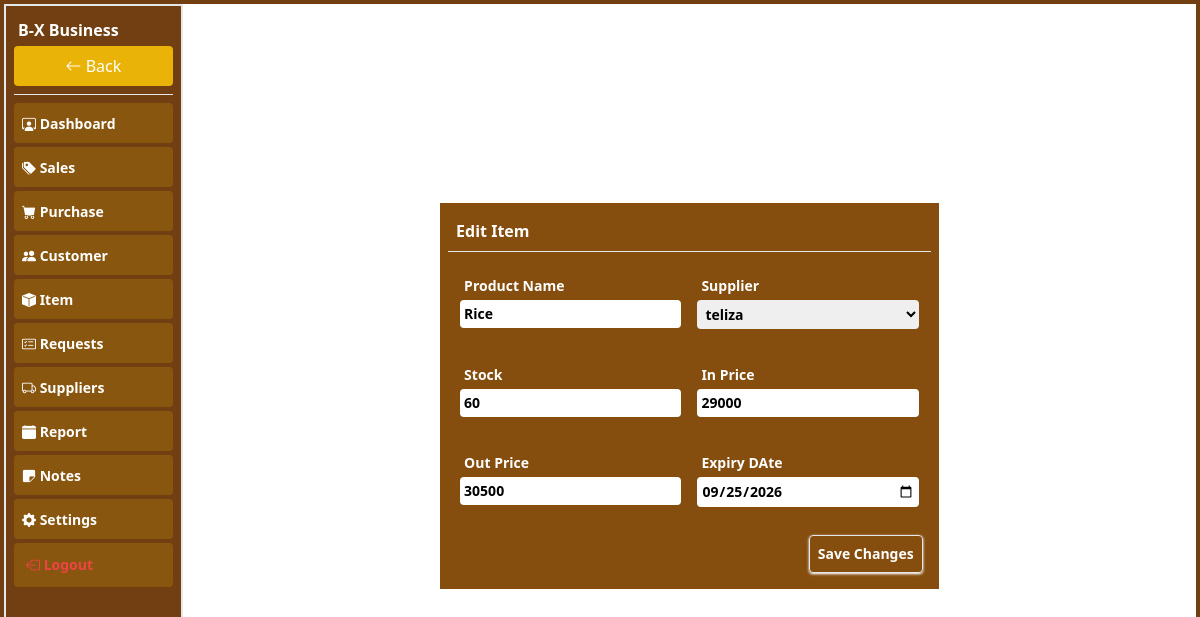
Before: /pages/edit_item?item=3 (signed in) with the older database file.
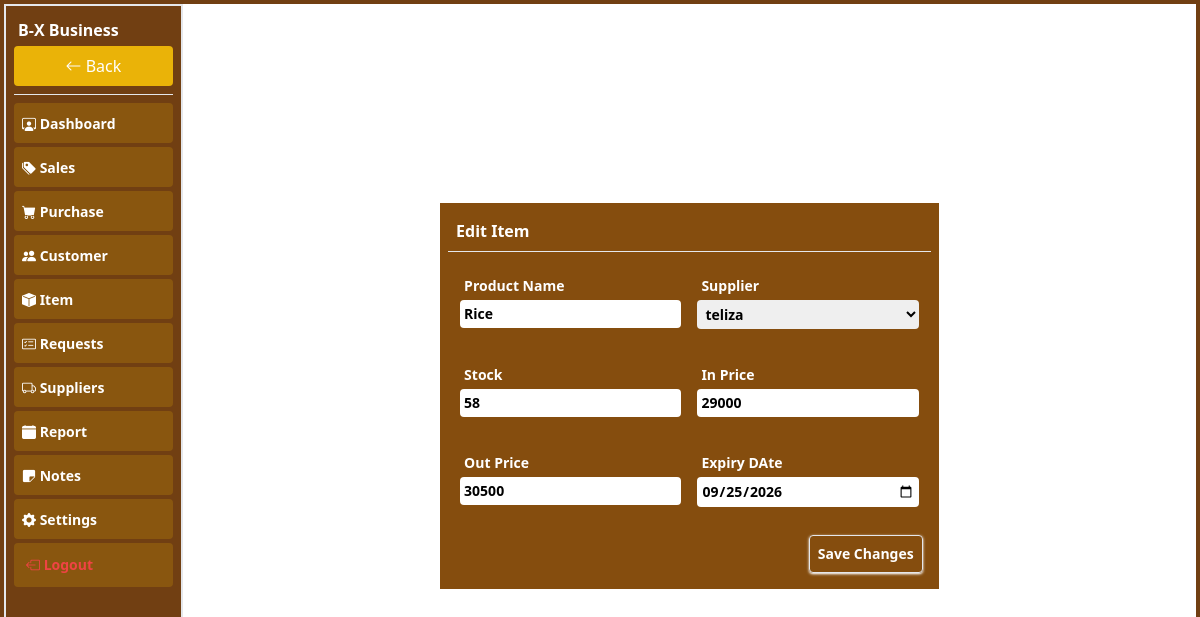
After: the same page with the newer database file.
### tables this page shows
CREATE TABLE `item` (
  `id` int(11) NOT NULL,
  `item_name` text NOT NULL,
  `in_price` double NOT NULL,
  `out_price` double NOT NULL,
  `quantity` double NOT NULL,
  `item_supliyer` int(11) NOT NULL,
  `reg_date` datetime NOT NULL DEFAULT current_timestamp(),
  `pcs` double NOT NULL DEFAULT 1,
  `business` int(11) NOT NULL,
  `expiry_date` date DEFAULT NULL,
  `profit` double NOT NULL
);

### pages/edit_item.php (the view, shortened to what this page needs)
<?php
include("connection.php");
$business =$_SESSION['user'];
$itemid=$_GET['item'];
$selectitem = $conn->prepare("SELECT * FROM item where id=? and business=?");
$selectitem->bind_param("ii",$itemid,$business);
$selectitem->execute();
$selectitemresult=$selectitem->get_result();
$item=$selectitemresult->fetch_assoc();
$supplierid=$item['item_supliyer'];
$selectsupplier=$conn->prepare("SELECT * FROM supplier where sp_id=? and business=?");
$selectsupplier->bind_param("ii",$supplierid,$business);
$selectsupplier->execute();
$selectsupplierresult=$selectsupplier->get_result();
$supplierrow=$selectsupplierresult->fetch_assoc();
?>
<!DOCTYPE html>
<html lang="en">
<head>
    <script src="../plugins/css/tailwindcss.js"></script>
    <link rel="stylesheet" href="../plugins/icons/bootstrap-icons.css">
</head>
<body>
    <div class="container-fluid p-1 w-full h-[100%] flex">
        <div class="conatiner bg-yellow-800 p-2 rounder w-[100%] md:w-1/2 m-auto">
            <form action="" method="post">
                <h1 class="text-white font-bold p-2">Edit Item</h1>
                <hr class="text-white">
                <div class="row flex-column md:flex w-full p-1 my-2 justify-between">
                    <div class="col p-2 w-full md:w-1/2">
                        <label for="" class="block p-1 text-sm text-white font-bold">Product Name</label>
                        <input type="text" required name="pname" id="" value="<?php echo htmlspecialchars($item['item_name']);?>"
                            class="w-full p-1 rounded outline-0 focus:outline-blue-500 text-sm font-bold">
                    </div>
                    <div class="col p-2 w-full md:w-1/2">
                        <label for="" class="block p-1 text-sm text-white font-bold">Supplier</label>
                        <select required name="supplier" id=""
                            class="w-full p-1 rounded outline-0 focus:outline-blue-500 text-sm font-bold">
                            <option value="<?php echo htmlspecialchars($supplierrow['sp_id']);?>"><?php echo htmlspecialchars($supplierrow['name']);?></option>
                            </select>
                    </div>
                </div>
                <div class="row flex-column md:flex w-full p-1 my-2 justify-between ">
                    <div class="col p-2 w-full md:w-1/2">
                        <label for="" class="block p-1 text-sm text-white font-bold">Stock</label>
                        <input type="text" required name="pstock" id="" value="<?php echo htmlspecialchars($item['quantity']);?>"
                            class="w-full p-1 rounded outline-0 focus:outline-blue-500 text-sm font-bold">
                    </div>
                    <div class="col p-2 w-full md:w-1/2">
                        <label for="" class="block p-1 text-sm text-white font-bold">In Price</label>
                        <input type="text" required name="inprice" id="unit_price" value="<?php echo htmlspecialchars($item['in_price']);?>"
                            class="w-full p-1 rounded outline-0 focus:outline-blue-500 text-sm font-bold">
                    </div>
                </div>
                <div class="row flex-column md:flex w-full p-1 my-2 justify-between ">
                    <div class="col p-2 w-full md:w-1/2">
                        <label for="" class="block p-1 text-sm text-white font-bold">Out Price</label>
                        <input type="number" required name="outprice" id="" value="<?php echo htmlspecialchars($item['out_price']);?>"
                            class="w-full p-1 rounded outline-0 focus:outline-blue-500 text-sm font-bold">
                    </div>
                    <div class="col p-2 w-full md:w-1/2">
                        <label for="" class="block p-1 text-sm text-white font-bold">Expiry DAte</label>
                        <input type="date" required name="expiry" id="" value="<?php echo htmlspecialchars($item['expiry_date']);?>"
                            class="w-full p-1 rounded outline-0 focus:outline-blue-500 text-sm font-bold">
                    </div>
                </div>
                <div class="flex p-2 justify-end">
                    <button name="save" class="p-2 text-white text-sm rounded shadow shadow-white border font-bold"> Save
                        Changes</button>
                </div>
            </form>
        </div>
    </div>
</body>
</html>

Changed rows visible on the page:
changed item "Rice": pstock "60" → "58"
